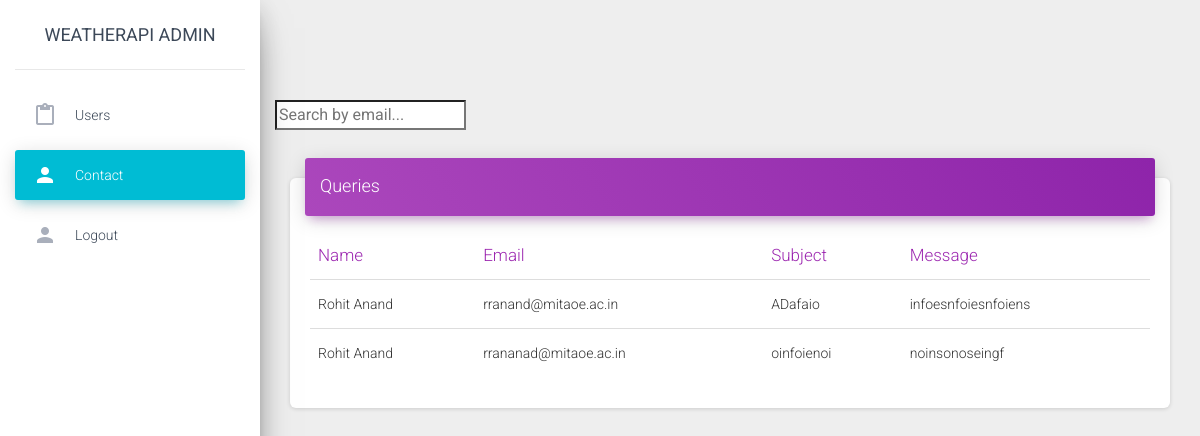
The app's page /weather/admin/contact.php (signed in) with its own data.
### tables this page shows
CREATE TABLE `contact_data` (
  `name` varchar(100) NOT NULL,
  `email` varchar(100) NOT NULL,
  `subject` varchar(100) NOT NULL,
  `message` varchar(500) NOT NULL
);

### weather/php/db.php (called while the page is built, shortened)
<?php
class database
{
    private $host;
    private $username;
    private $password;
    private $dbname;
    public function __construct() {
        $this->host = 'localhost';
        $this->dbname = 'weatherproject';
        $this->username = 'root';
        $this->password = '';
    }
    public function Connect(){
        $this->conn=mysqli_connect($this->host,$this->username,$this->password,$this->dbname);
        if(mysqli_connect_error()){
            echo "error connecting to database";
        } else {
            return $this->conn;
        }
    }
}
?>

### weather/php/classes.php (called while the page is built, shortened)
<?php
    class contact {
        private $conn;
        public function __construct($conn) {
            $this->conn = $conn;
        }
        public function getDet() {
            $q = "SELECT * FROM contact_data;";
            $arr = array();
            $data = mysqli_query($this->conn, $q);
            while ($row=mysqli_fetch_assoc($data)) {
                $arr[] = $row;
            }
            return json_encode($arr);
        }
    }
?>

### weather/admin/contact.php (the view, shortened to what this page needs)
<?php
include("../php/classes.php");
include("../php/db.php");
?>
<?php
    if (!isset($_SESSION['ad_username'])) {
        ?>
            <script>
                window.location = "index.php";
            </script>
            <?php
    } else {
        $search = $_GET['search'];
        $db = new database();
        $log = new contact($db->Connect());
        if (isset($search) && strlen($search)>0) {
            $data = json_decode($log->search($search), true);
        } else {
            $data = json_decode($log->getDet(), true);
        }
    }
?>
<!DOCTYPE html>
<html lang="en">
<head>
  <link rel="stylesheet" href="https://maxcdn.bootstrapcdn.com/font-awesome/latest/css/font-awesome.min.css">
  <link href="asset/css/material-dashboard.css?v=2.1.2" rel="stylesheet" />
</head>
<body class="">
  <div class="wrapper ">
    <div class="sidebar" data-color="azure" data-background-color="white" data-image="asset/img/sidebar-1.jpg">
      <div class="logo"><a href="../index.php" class="simple-text logo-normal">
          WeatherAPI Admin
        </a></div>
      <div class="sidebar-wrapper">
        <ul class="nav">
          <li class="nav-item">
            <a class="nav-link" href="tables.php">
              <i class="material-icons">content_paste</i>
              <p>Users</p>
            </a>
          </li>
          <li class="nav-item active">
            <a class="nav-link" href="contact.php">
              <i class="material-icons">person</i>
              <p>Contact</p>
            </a>
          </li>
           <li class="nav-item ">
            <a class="nav-link" href="logout.php">
              <i class="material-icons">person</i>
              <p>Logout</p>
            </a>
          </li>
        </ul>
      </div>
    </div>
    <div class="main-panel">
      <div class="content">
        <div class="container-fluid">
          <div class="row">
          <form class="search-form">
                <input class="search" type="search" placeholder="Search by email..." name="search">
            </form>
            <div class="col-md-12">
              <div class="card">
                <div class="card-header card-header-primary">
                  <h4 class="card-title ">Queries</h4>
                </div>
                <div class="card-body">
                  <div class="table-responsive">
                  <?php
                    if (count($data)>0) {
                    ?>
                    <table class="table">
                      <thead class=" text-primary">
                        <th>
                          Name
                        </th>
                        <th>
                          Email
                        </th>
                        <th>
                          Subject
                        </th>
                        <th>
                          Message
                        </th>
                      </thead>
                      <tbody>
                        <?php
                            for($i=0; $i < count($data); ++$i) {
                        ?>
                            <tr>
                              <td>
                              <?php echo $data[$i]['name'];?>
                              </td>
                              <td>
                                <?php echo $data[$i]['email'];?>
                              </td>
                              <td>
                                <?php
                                    echo $data[$i]['subject'];
                                ?>
                              </td>
                              <td>
                              <?php
                                    echo $data[$i]['message'];
                              ?>
                              </td>
                            </tr>
                            <?php
                         }
                        ?>
                      </tbody>
                    </table>
                    <?php
                        } elseif (isset($search) && strlen($search)>0) {
                            ?>
                                <h2 align="center"> No Queries From <b><?php echo $search; ?></b>!!! </h2>
                            <?php
                        } else {
                            ?>
                                <h2 align="center"> No Queries yet!!! </h2>
                            <?php
                        }
                     ?>
                  </div>
                </div>
              </div>
            </div>
    </div>
  </div>
</body>
</html>

### records on screen
contact_data: name "Rohit Anand", email "rranand@mitaoe.ac.in", subject "ADafaio", message "infoesnfoiesnfoiens"
contact_data: name "Rohit Anand", email "rrananad@mitaoe.ac.in", subject "oinfoienoi", message "noinsonoseingf"
